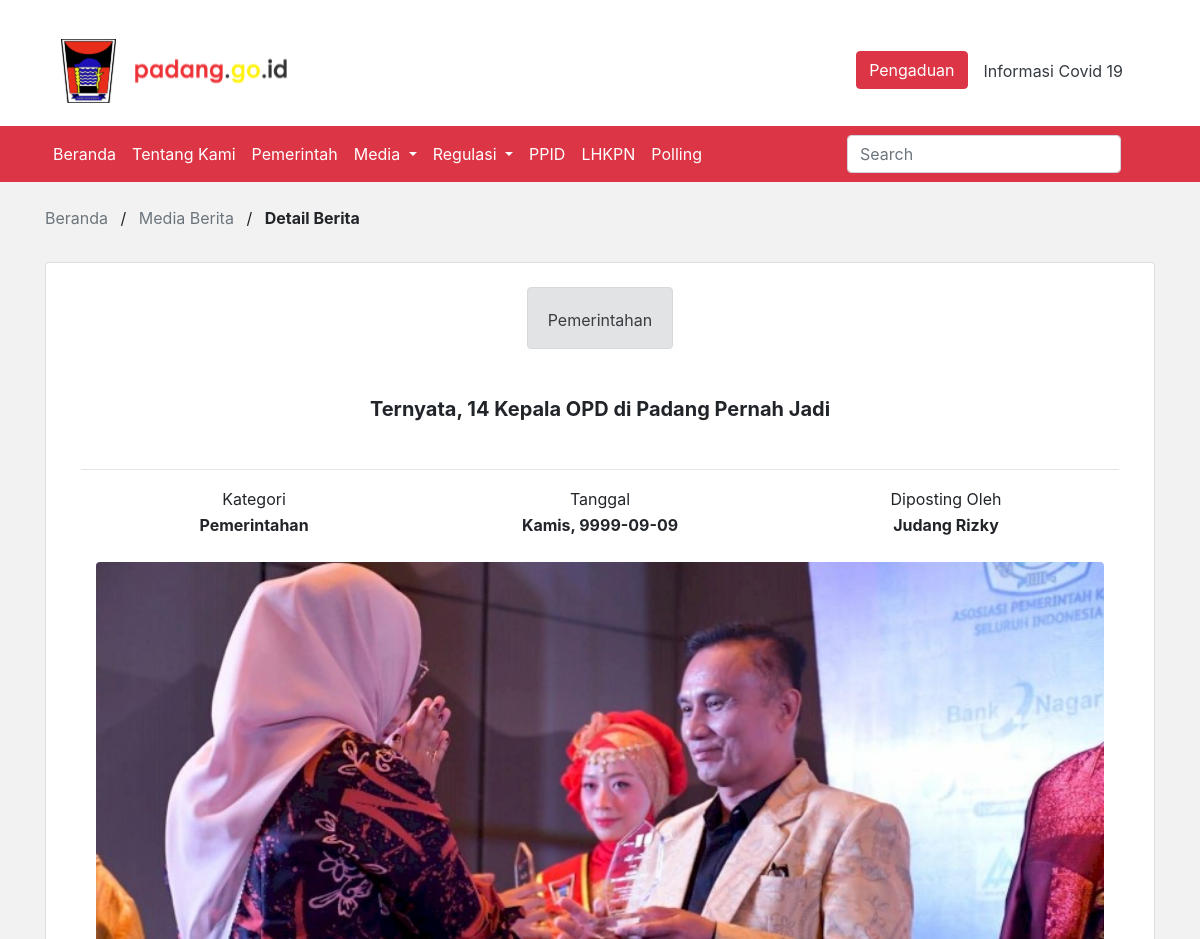
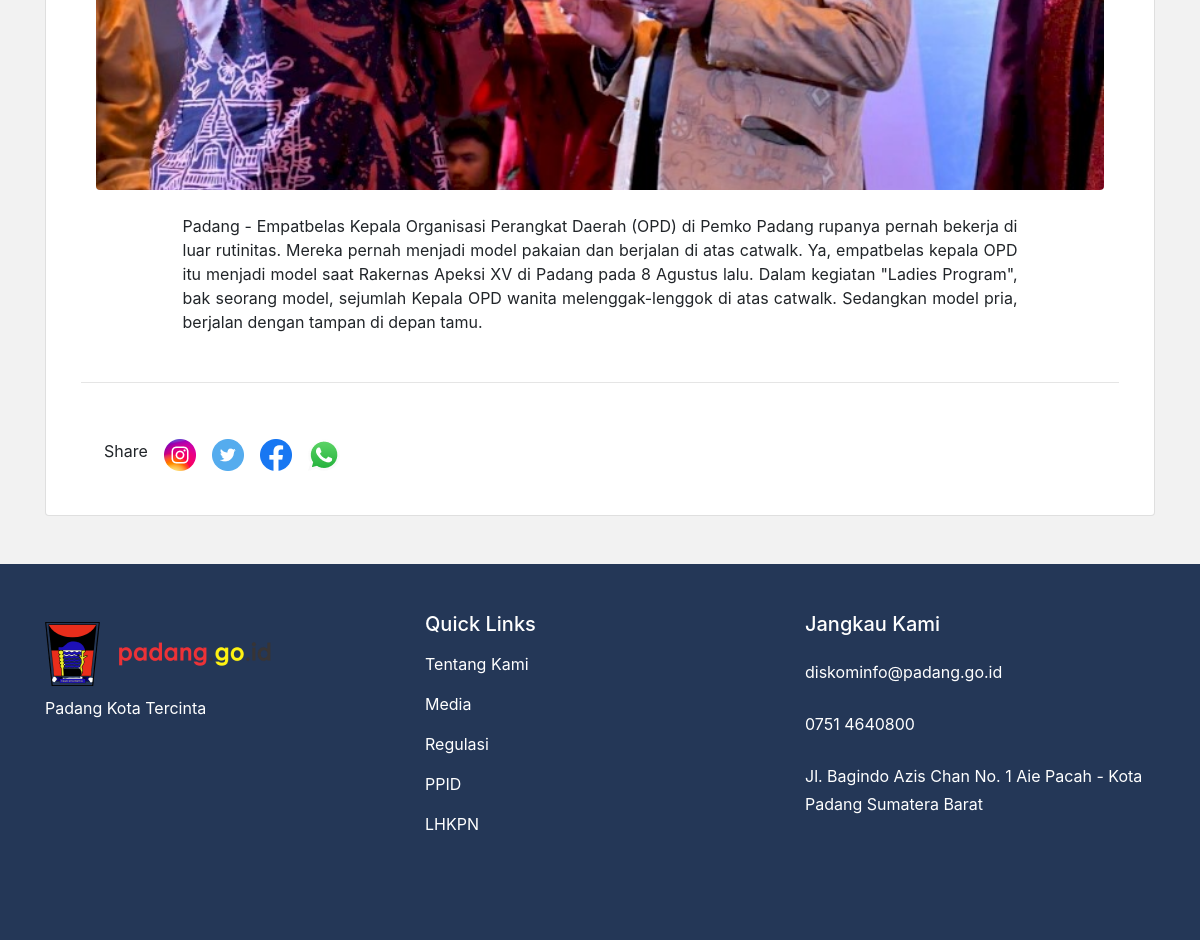
The page /back/detailberita.php?id=20 on the database its author committed (2 pictures, top to bottom).
### tables this page shows
CREATE TABLE `berita` (
  `id_berita` int(11) NOT NULL,
  `judul_berita` text DEFAULT NULL,
  `gambar` text DEFAULT NULL,
  `created_at` date DEFAULT NULL,
  `id_kategori` bigint(20) DEFAULT NULL,
  `id_penulis` text NOT NULL,
  `isi_berita` longtext DEFAULT NULL
);

CREATE TABLE `kategori` (
  `id_kategori` bigint(20) NOT NULL,
  `nama_kategori` text DEFAULT NULL,
  `keterangan_kategori` text DEFAULT NULL
);

CREATE TABLE `penulis` (
  `id_penulis` int(11) NOT NULL,
  `nama_penulis` text DEFAULT NULL
);

### back/detailberita.php (the view, shortened to what this page needs)
<?php
include 'backend/koneksi.php';
$id = $_GET['id'];
$dberita = mysqli_query($db, "SELECT * FROM berita b JOIN kategori k ON b.id_kategori = k.id_kategori JOIN penulis p ON b.id_penulis = p.id_penulis where id_berita='$id';");
$berita = mysqli_fetch_array($dberita);
$tgl = $berita['created_at'];
$day = date('D', strtotime($tgl));
$dayList = array(
  'Sun' => 'Minggu',
  'Mon' => 'Senin',
  'Tue' => 'Selasa',
  'Wed' => 'Rabu',
  'Thu' => 'Kamis',
  'Fri' => 'Jumat',
  'Sat' => 'Sabtu'
);
$tanggal =  $dayList[$day] . ", " . $tgl;
?>
<!DOCTYPE HTML>
<html lang="en">
<head>
  <link href="css/bootstrap/bootstrap.min.css" rel="stylesheet">
  <link href="owlcarausel/css/owl.carousel.min.css" rel="stylesheet">
  <link href="owlcarausel/css/owl.theme.default.min.css" rel="stylesheet">
  <link rel="stylesheet" href="https://cdnjs.cloudflare.com/ajax/libs/ionicons/4.5.6/css/ionicons.min.css">
  <link rel="stylesheet" href="https://use.fontawesome.com/releases/v5.8.1/css/all.css">
  <link href="css/style.css" rel="stylesheet">
</head>
<body>
  <div class="pt-3">
    <div class="container">
      <nav class="navbar navbar-light">
        <img class="navbar-brand" src="image/Logo.svg" href="#"></img>
        <ul class="nav justify-content-end">
          <li class="nav-item">
            <button type="button" class="btn btn-danger"><span class="iconify" data-icon="fluent:call-16-filled"></span> Pengaduan <i class="bi bi-telephone"></i></button>
          </li>
          <li class="nav-item">
            <a class="nav-link text-dark" href="#">Informasi Covid 19</a>
          </li>
        </ul>
      </nav>
    </div>
  </div>
  <nav id="navbar_top" class="navbar navbar-expand-lg navbar-dark bg-danger">
    <div class="container">
      <div class="collapse navbar-collapse" id="mainnav">
        <ul class="navbar-nav mr-auto">
          <li class="nav-item"><a class="nav-link text-white" href="index.php"> Beranda </a></li>
          <li class="nav-item"><a class="nav-link text-white" href="tentangkami.php"> Tentang Kami </a></li>
          <li class="nav-item"><a class="nav-link text-white" href="pemerintahan.php"> Pemerintah </a></li>
          <li class="nav-item dropdown">
            <a class="nav-link text-white dropdown-toggle" id="navMedia" role="button" data-toggle="dropdown" aria-haspopup="true" aria-expanded="false"> Media
            </a>
          </li>
          <li class="nav-item dropdown">
            <a class="nav-link text-white dropdown-toggle" href="#" id="navRegulasi" role="button" data-toggle="dropdown" aria-haspopup="true" aria-expanded="false"> Regulasi
            </a>
          </li>
          <li class="nav-item">
            <a class="nav-link text-white" href="https://ppid.padang.go.id/">PPID</a>
          </li>
          <li class="nav-item">
            <a class="nav-link text-white" href="https://elhkpn.kpk.go.id/portal/user/pengumuman_lhkpn/Ylc5WFR5OTRRWFp3TWtWRlMyODNXUzlRZW1kS2MwaEVhWGxPUjNOR1RtVmFSR3h3WVRCWk9FSnJOemhKZDFsWVMzVkZhemxtV1c1cFJtbzJlQ3RrUnc9PQ==">LHKPN</a>
          </li>
          <li class="nav-item">
            <a class="nav-link text-white" href="polling.php">Polling</a>
          </li>
        </ul>
        <div class="form-inline my-2 my-lg-0">
          <input class="form-control mr-sm-2" type="search" placeholder="Search" aria-label="Search">
          <button class="btn my-2 my-sm-0" type="submit"><span class="iconify" data-icon="akar-icons:search" style="color: white; font-size: 24px;"></span></button>
        </div>
      </div>
    </div>
  </nav>
  <div style="background-color: #f2f2f2;">
    <div class="container py-4">
      <div>
        <a href="index.php" class="text-muted">Beranda</a>
        <label class="ml-2 mr-2">/</label>
        <a href="media.php" class="text-muted">Media Berita</a>
        <label class="ml-2 mr-2">/</label>
        <label> <b>Detail Berita</b></label>
      </div>
      <section class="py-4">
        <div class="card">
          <div class="row">
            <div class="mx-auto pt-4">
              <div class="alert alert-secondary" role="alert">
                <span class="iconify" data-icon="octicon:paperclip-24" style="color: black; font-size: 24px;"></span> <?= $berita['nama_kategori']; ?>
              </div>
            </div>
          </div>
          <div class="container">
            <h5 class="card-title text-center" style="padding-top:32px;"> <b><?= $berita['judul_berita']; ?></b> </h5>
          </div>
          <div class="container">
            <div class="card-body">
              <hr>
              <table class="col-12 text-center">
                <tr>
                  <td class="col-4">Kategori</td>
                  <td class="col-4">Tanggal</td>
                  <td class="col-4">Diposting Oleh</td>
                </tr>
                <tr>
                  <td class="col-4"> <b> <?= $berita['nama_kategori']; ?></b></td>
                  <td class="col-4"> <b><?= $tanggal ?></b></td>
                  <td class="col-4"> <b><?= $berita['nama_penulis']; ?></b></td>
                </tr>
              </table>
              <div class="mx-auto my-4">
                <div class="col-12 text-center">
                  <div class="embed-responsive embed-responsive-16by9">
                    <img class="embed-responsive-item rounded" src="backend/foto/<?= $berita['gambar']; ?>" alt="" class="rounded" style="object-fit: cover;">
                  </div>
                </div>
              </div>
              <div class="text-justify mx-2 my-3 col-md-10 mx-auto">
                <?= $berita['isi_berita']; ?>
              </div>
              <hr class="my-5">
              <div class="container">
                <div class="d-flex flex-row bd-highlight mb-3">
                  <div class="p-2 bd-highlight">Share</div>
                  <div class="p-2 bd-highlight"><a href="#"><img src="image/Instagram.png" alt=""></a></div>
                  <div class="p-2 bd-highlight"><a href="#"><img src="image/Twitter.png"></a></div>
                  <div class="p-2 bd-highlight"><a href="#"><img src="image/Facebook.png" alt=""></a></div>
                  <div class="p-2 bd-highlight"><a href="#"><img src="image/logos_whatsapp-icon.png" alt=""></a></div>
                </div>
              </div>
            </div>
          </div>
        </div>
      </section>
    </div>
  </div>
  <div class="footer-sec">
    <div class="container text-white">
      <div class="row py-5">
        <div class="col-md-4 mb-5">
          <img src="image/Logo.png" alt="logo padang"> <br>
          <label>Padang Kota Tercinta</label> <br>
        </div>
        <div class="col-md-4 mb-5">
          <h5>Quick Links</h5>
          <ul class="navbar-nav mr-auto">
            <li class="nav-item"><a class="nav-link text-white" href="#">Tentang Kami </a></li>
            <li class="nav-item"><a class="nav-link text-white" href="#">Media </a></li>
            <li class="nav-item"><a class="nav-link text-white" href="#">Regulasi </a></li>
            <li class="nav-item"><a class="nav-link text-white" href="#">PPID</a></li>
            <li class="nav-item"><a class="nav-link text-white" href="#">LHKPN</a></li>
          </ul>
        </div>
        <div class="col-md-4 mb-5">
          <h5>Jangkau Kami</h5>
          <ul class="navbar-nav mr-auto">
            <li class="nav-item"><a class="nav-link text-white" href="#"><span class="iconify" data-icon="eva:email-fill" style="color: #b72b2b; font-size: 24px;"></span> diskominfo@padang.go.id </a></li>
            <li class="nav-item"><a class="nav-link text-white" href="#"><span class="iconify" data-icon="clarity:mobile-phone-solid" style="color: #b72b2b; font-size: 24px;"></span> 0751 4640800 </a></li>
            <li class="nav-item"><a class="nav-link text-white" href="#"> Jl. Bagindo Azis Chan No. 1 Aie Pacah - Kota Padang Sumatera Barat </a></li>
          </ul>
        </div>
      </div>
    </div>
  </div>
</body>
</html>

### css/style.css (style rules this page uses)
.footer-sec { background: #243757; background-repeat: no-repeat; background-position: right; width: 100%; height: auto !important; min-height: 100%; }

### rows shown on the page
berita: id_kategori.nama_kategori "Pemerintahan", judul_berita "Ternyata, 14 Kepala OPD di Padang Pernah Jadi", created_at "Kamis, 9999-09-09", id_penulis.nama_penulis "Judang Rizky", gambar (picture), isi_berita "Padang - Empatbelas Kepala Organisasi Perangkat Daerah (OPD) di Pemko Padang rupanya pernah bekerja di luar rutinitas. Mereka pernah menjadi model pakaian dan berjalan di atas catwalk. Ya, empatbelas kepala OPD itu menjadi model saat Rakernas Apeksi XV di Padang pada 8 Agustus lalu. Dalam kegiatan \"Ladies Program\", bak seorang model, sejumlah Kepala OPD wanita melenggak-lenggok di atas catwalk. Sedangkan model pria, berjalan dengan tampan di depan tamu."
